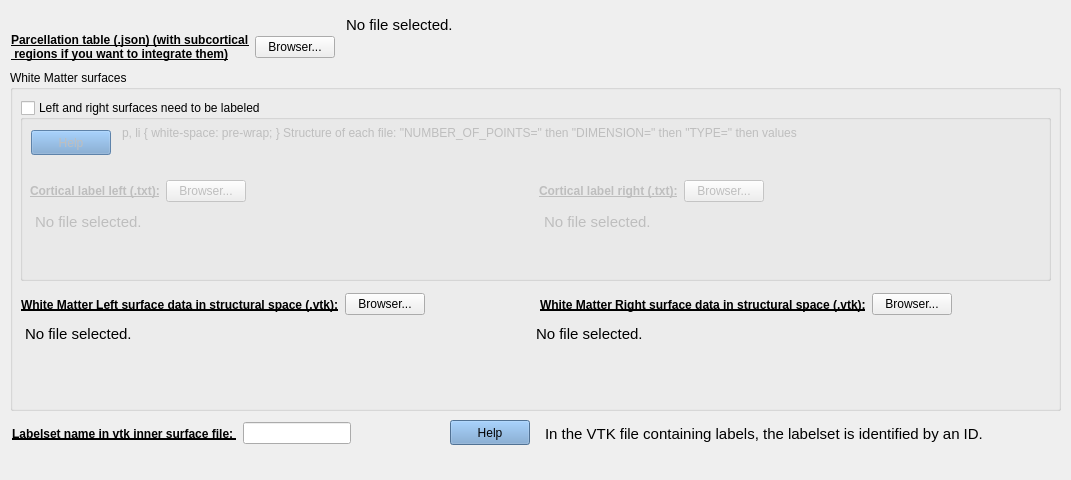
       <widget class="QWidget" name="tab_3">
        <attribute name="title">
         <string>Surface data</string>
        </attribute>
        <widget class="QGroupBox" name="groupBox_14">
         <property name="geometry">
          <rect>
           <x>10</x>
           <y>70</y>
           <width>1051</width>
           <height>341</height>
          </rect>
         </property>
         <property name="title">
          <string>White Matter surfaces</string>
         </property>
         <widget class="QGroupBox" name="surface_already_labeled_groupBox">
          <property name="geometry">
           <rect>
            <x>10</x>
            <y>30</y>
            <width>1031</width>
            <height>181</height>
           </rect>
          </property>
          <property name="title">
           <string>Left and right surfaces need to be labeled</string>
          </property>
          <property name="checkable">
           <bool>true</bool>
          </property>
          <property name="checked">
           <bool>false</bool>
          </property>
          <widget class="QWidget" name="layoutWidget_10">
           <property name="geometry">
            <rect>
             <x>10</x>
             <y>80</y>
             <width>1011</width>
             <height>105</height>
            </rect>
           </property>
           <layout class="QGridLayout" name="gridLayout_11">
            <item row="1" column="0">
             <widget class="QTextEdit" name="cortical_label_left_textEdit">
              <property name="styleSheet">
               <string notr="true">QTextEdit {
	background-color : transparent
}</string>
              </property>
              <property name="readOnly">
               <bool>true</bool>
              </property>
              <property name="html">
               <string>&lt;!DOCTYPE HTML PUBLIC &quot;-//W3C//DTD HTML 4.0//EN&quot; &quot;http://www.w3.org/TR/REC-html40/strict.dtd&quot;&gt;
&lt;html&gt;&lt;head&gt;&lt;meta name=&quot;qrichtext&quot; content=&quot;1&quot; /&gt;&lt;style type=&quot;text/css&quot;&gt;
p, li { white-space: pre-wrap; }
&lt;/style&gt;&lt;/head&gt;&lt;body style=&quot; font-family:'Ubuntu'; font-size:11pt; font-weight:400; font-style:normal;&quot;&gt;
&lt;p style=&quot; margin-top:0px; margin-bottom:0px; margin-left:0px; margin-right:0px; -qt-block-indent:0; text-indent:0px;&quot;&gt;No file selected.&lt;/p&gt;&lt;/body&gt;&lt;/html&gt;</string>
              </property>
             </widget>
            </item>
            <item row="1" column="1">
             <widget class="QTextEdit" name="cortical_label_right_textEdit">
              <property name="styleSheet">
               <string notr="true">QTextEdit {
	background-color : transparent
}</string>
              </property>
              <property name="readOnly">
               <bool>true</bool>
              </property>
              <property name="html">
               <string>&lt;!DOCTYPE HTML PUBLIC &quot;-//W3C//DTD HTML 4.0//EN&quot; &quot;http://www.w3.org/TR/REC-html40/strict.dtd&quot;&gt;
&lt;html&gt;&lt;head&gt;&lt;meta name=&quot;qrichtext&quot; content=&quot;1&quot; /&gt;&lt;style type=&quot;text/css&quot;&gt;
p, li { white-space: pre-wrap; }
&lt;/style&gt;&lt;/head&gt;&lt;body style=&quot; font-family:'Ubuntu'; font-size:11pt; font-weight:400; font-style:normal;&quot;&gt;
&lt;p style=&quot; margin-top:0px; margin-bottom:0px; margin-left:0px; margin-right:0px; -qt-block-indent:0; text-indent:0px;&quot;&gt;No file selected.&lt;/p&gt;&lt;/body&gt;&lt;/html&gt;</string>
              </property>
             </widget>
            </item>
            <item row="0" column="0">
             <layout class="QHBoxLayout" name="horizontalLayout_46">
              <item>
               <widget class="QLabel" name="label_16">
                <property name="font">
                 <font>
                  <weight>75</weight>
                  <bold>true</bold>
                  <underline>true</underline>
                 </font>
                </property>
                <property name="text">
                 <string>Cortical label left (.txt):</string>
                </property>
               </widget>
              </item>
              <item>
               <widget class="QPushButton" name="cortical_label_left_pushButton">
                <property name="text">
                 <string>Browser...</string>
                </property>
               </widget>
              </item>
              <item>
               <spacer name="horizontalSpacer_50">
                <property name="orientation">
                 <enum>Qt::Horizontal</enum>
                </property>
                <property name="sizeHint" stdset="0">
                 <size>
                  <width>40</width>
                  <height>20</height>
                 </size>
                </property>
               </spacer>
              </item>
             </layout>
            </item>
            <item row="0" column="1">
             <layout class="QHBoxLayout" name="horizontalLayout_47">
              <item>
               <widget class="QLabel" name="label_29">
                <property name="font">
                 <font>
                  <weight>75</weight>
                  <bold>true</bold>
                  <underline>true</underline>
                 </font>
                </property>
                <property name="text">
                 <string>Cortical label right (.txt):</string>
                </property>
               </widget>
              </item>
              <item>
               <widget class="QPushButton" name="cortical_label_right_pushButton">
                <property name="text">
                 <string>Browser...</string>
                </property>
               </widget>
              </item>
              <item>
               <spacer name="horizontalSpacer_51">
                <property name="orientation">
                 <enum>Qt::Horizontal</enum>
                </property>
                <property name="sizeHint" stdset="0">
                 <size>
                  <width>40</width>
                  <height>20</height>
                 </size>
                </property>
               </spacer>
              </item>
             </layout>
            </item>
           </layout>
          </widget>
          <widget class="QTextEdit" name="question_cortical_labeled_textEdit">
           <property name="geometry">
            <rect>
             <x>97</x>
             <y>21</y>
             <width>923</width>
             <height>71</height>
            </rect>
           </property>
           <property name="styleSheet">
            <string notr="true">QTextEdit {
	background-color : transparent
}</string>
           </property>
           <property name="html">
            <string>&lt;!DOCTYPE HTML PUBLIC &quot;-//W3C//DTD HTML 4.0//EN&quot; &quot;http://www.w3.org/TR/REC-html40/strict.dtd&quot;&gt;
&lt;html&gt;&lt;head&gt;&lt;meta name=&quot;qrichtext&quot; content=&quot;1&quot; /&gt;&lt;style type=&quot;text/css&quot;&gt;
p, li { white-space: pre-wrap; }
&lt;/style&gt;&lt;/head&gt;&lt;body style=&quot; font-family:'Ubuntu'; font-size:11pt; font-weight:400; font-style:normal;&quot;&gt;
&lt;p style=&quot; margin-top:0px; margin-bottom:0px; margin-left:0px; margin-right:0px; -qt-block-indent:0; text-indent:0px;&quot;&gt;Structure of each file: &amp;quot;NUMBER_OF_POINTS=&amp;quot;  then &amp;quot;DIMENSION=&amp;quot; then &amp;quot;TYPE=&amp;quot; then values&lt;/p&gt;
&lt;p style=&quot;-qt-paragraph-type:empty; margin-top:0px; margin-bottom:0px; margin-left:0px; margin-right:0px; -qt-block-indent:0; text-indent:0px;&quot;&gt;&lt;br /&gt;&lt;/p&gt;
&lt;p style=&quot;-qt-paragraph-type:empty; margin-top:0px; margin-bottom:0px; margin-left:0px; margin-right:0px; -qt-block-indent:0; text-indent:0px;&quot;&gt;&lt;br /&gt;&lt;/p&gt;&lt;/body&gt;&lt;/html&gt;</string>
           </property>
          </widget>
          <widget class="QPushButton" name="question_cortical_labeled_pushButton">
           <property name="geometry">
            <rect>
             <x>11</x>
             <y>30</y>
             <width>80</width>
             <height>25</height>
            </rect>
           </property>
           <property name="styleSheet">
            <string notr="true">QPushButton {
	background-color : rgb(114, 159, 207)
}
</string>
           </property>
           <property name="text">
            <string>Help</string>
           </property>
          </widget>
          <zorder>question_cortical_labeled_textEdit</zorder>
          <zorder>layoutWidget_10</zorder>
          <zorder>question_cortical_labeled_pushButton</zorder>
         </widget>
         <widget class="QWidget" name="layoutWidget">
          <property name="geometry">
           <rect>
            <x>11</x>
            <y>220</y>
            <width>1031</width>
            <height>29</height>
           </rect>
          </property>
          <layout class="QHBoxLayout" name="horizontalLayout_59">
           <item>
            <layout class="QHBoxLayout" name="horizontalLayout_51">
             <item>
              <widget class="QLabel" name="label_44">
               <property name="font">
                <font>
                 <weight>75</weight>
                 <bold>true</bold>
                 <underline>true</underline>
                </font>
               </property>
               <property name="text">
                <string>White Matter Left surface data in structural space (.vtk):</string>
               </property>
              </widget>
             </item>
             <item>
              <widget class="QPushButton" name="WM_L_Surf_pushButton">
               <property name="text">
                <string>Browser...</string>
               </property>
              </widget>
             </item>
             <item>
              <spacer name="horizontalSpacer_6">
               <property name="orientation">
                <enum>Qt::Horizontal</enum>
               </property>
               <property name="sizeHint" stdset="0">
                <size>
                 <width>40</width>
                 <height>20</height>
                </size>
               </property>
              </spacer>
             </item>
            </layout>
           </item>
           <item>
            <layout class="QHBoxLayout" name="horizontalLayout_54">
             <item>
              <widget class="QLabel" name="label_57">
               <property name="font">
                <font>
                 <weight>75</weight>
                 <bold>true</bold>
                 <underline>true</underline>
                </font>
               </property>
               <property name="text">
                <string>White Matter Right surface data in structural space (.vtk):</string>
               </property>
              </widget>
             </item>
             <item>
              <widget class="QPushButton" name="WM_R_Surf_pushButton">
               <property name="text">
                <string>Browser...</string>
               </property>
              </widget>
             </item>
             <item>
              <spacer name="horizontalSpacer_7">
               <property name="orientation">
                <enum>Qt::Horizontal</enum>
               </property>
               <property name="sizeHint" stdset="0">
                <size>
                 <width>40</width>
                 <height>20</height>
                </size>
               </property>
              </spacer>
             </item>
            </layout>
           </item>
          </layout>
         </widget>
         <widget class="QWidget" name="layoutWidget">
          <property name="geometry">
           <rect>
            <x>10</x>
            <y>250</y>
            <width>1031</width>
            <height>81</height>
           </rect>
          </property>
          <layout class="QHBoxLayout" name="horizontalLayout_63">
           <item>
            <widget class="QTextEdit" name="WM_L_Surf_textEdit">
             <property name="maximumSize">
              <size>
               <width>505</width>
               <height>16777215</height>
              </size>
             </property>
             <property name="styleSheet">
              <string notr="true">QTextEdit {
	background-color : transparent
}</string>
             </property>
             <property name="readOnly">
              <bool>true</bool>
             </property>
             <property name="html">
              <string>&lt;!DOCTYPE HTML PUBLIC &quot;-//W3C//DTD HTML 4.0//EN&quot; &quot;http://www.w3.org/TR/REC-html40/strict.dtd&quot;&gt;
&lt;html&gt;&lt;head&gt;&lt;meta name=&quot;qrichtext&quot; content=&quot;1&quot; /&gt;&lt;style type=&quot;text/css&quot;&gt;
p, li { white-space: pre-wrap; }
&lt;/style&gt;&lt;/head&gt;&lt;body style=&quot; font-family:'Ubuntu'; font-size:11pt; font-weight:400; font-style:normal;&quot;&gt;
&lt;p style=&quot; margin-top:0px; margin-bottom:0px; margin-left:0px; margin-right:0px; -qt-block-indent:0; text-indent:0px;&quot;&gt;No file selected.&lt;/p&gt;&lt;/body&gt;&lt;/html&gt;</string>
             </property>
            </widget>
           </item>
           <item>
            <widget class="QTextEdit" name="WM_R_Surf_textEdit">
             <property name="styleSheet">
              <string notr="true">QTextEdit {
	background-color : transparent
}</string>
             </property>
             <property name="readOnly">
              <bool>true</bool>
             </property>
             <property name="html">
              <string>&lt;!DOCTYPE HTML PUBLIC &quot;-//W3C//DTD HTML 4.0//EN&quot; &quot;http://www.w3.org/TR/REC-html40/strict.dtd&quot;&gt;
&lt;html&gt;&lt;head&gt;&lt;meta name=&quot;qrichtext&quot; content=&quot;1&quot; /&gt;&lt;style type=&quot;text/css&quot;&gt;
p, li { white-space: pre-wrap; }
&lt;/style&gt;&lt;/head&gt;&lt;body style=&quot; font-family:'Ubuntu'; font-size:11pt; font-weight:400; font-style:normal;&quot;&gt;
&lt;p style=&quot; margin-top:0px; margin-bottom:0px; margin-left:0px; margin-right:0px; -qt-block-indent:0; text-indent:0px;&quot;&gt;No file selected.&lt;/p&gt;&lt;/body&gt;&lt;/html&gt;</string>
             </property>
             <property name="overwriteMode">
              <bool>true</bool>
             </property>
            </widget>
           </item>
          </layout>
         </widget>
        </widget>
        <widget class="QPushButton" name="question_labelset_name_pushButton">
         <property name="geometry">
          <rect>
           <x>450</x>
           <y>420</y>
           <width>80</width>
           <height>25</height>
          </rect>
         </property>
         <property name="styleSheet">
          <string notr="true">QPushButton {
	background-color : rgb(114, 159, 207)
}
</string>
         </property>
         <property name="text">
          <string>Help</string>
         </property>
        </widget>
        <widget class="QTextEdit" name="question_labelset_name_textEdit">
         <property name="geometry">
          <rect>
           <x>540</x>
           <y>420</y>
           <width>521</width>
           <height>51</height>
          </rect>
         </property>
         <property name="styleSheet">
          <string notr="true">QTextEdit {
	background-color : transparent
}</string>
         </property>
         <property name="html">
          <string>&lt;!DOCTYPE HTML PUBLIC &quot;-//W3C//DTD HTML 4.0//EN&quot; &quot;http://www.w3.org/TR/REC-html40/strict.dtd&quot;&gt;
&lt;html&gt;&lt;head&gt;&lt;meta name=&quot;qrichtext&quot; content=&quot;1&quot; /&gt;&lt;style type=&quot;text/css&quot;&gt;
p, li { white-space: pre-wrap; }
&lt;/style&gt;&lt;/head&gt;&lt;body style=&quot; font-family:'Ubuntu'; font-size:11pt; font-weight:400; font-style:normal;&quot;&gt;
&lt;p style=&quot; margin-top:0px; margin-bottom:0px; margin-left:0px; margin-right:0px; -qt-block-indent:0; text-indent:0px;&quot;&gt;In the VTK file containing labels, the labelset is identified by an ID. &lt;/p&gt;&lt;/body&gt;&lt;/html&gt;</string>
         </property>
        </widget>
        <widget class="QWidget" name="layoutWidget">
         <property name="geometry">
          <rect>
           <x>12</x>
           <y>420</y>
           <width>431</width>
           <height>27</height>
          </rect>
         </property>
         <layout class="QHBoxLayout" name="horizontalLayout_31">
          <item>
           <widget class="QLabel" name="label_23">
            <property name="font">
             <font>
              <weight>75</weight>
              <bold>true</bold>
              <underline>true</underline>
             </font>
            </property>
            <property name="text">
             <string>Labelset name in vtk inner surface file: </string>
            </property>
           </widget>
          </item>
          <item>
           <widget class="QLineEdit" name="labelset_lineEdit">
            <property name="text">
             <string/>
            </property>
           </widget>
          </item>
          <item>
           <spacer name="horizontalSpacer_2">
            <property name="orientation">
             <enum>Qt::Horizontal</enum>
            </property>
            <property name="sizeHint" stdset="0">
             <size>
              <width>40</width>
              <height>20</height>
             </size>
            </property>
           </spacer>
          </item>
         </layout>
        </widget>
        <widget class="QWidget" name="layoutWidget">
         <property name="geometry">
          <rect>
           <x>11</x>
           <y>11</y>
           <width>1051</width>
           <height>72</height>
          </rect>
         </property>
         <layout class="QHBoxLayout" name="horizontalLayout_36">
          <item>
           <widget class="QLabel" name="label_26">
            <property name="font">
             <font>
              <weight>75</weight>
              <bold>true</bold>
              <underline>true</underline>
             </font>
            </property>
            <property name="text">
             <string>Parcellation table (.json) (with subcortical 
 regions if you want to integrate them)</string>
            </property>
           </widget>
          </item>
          <item>
           <widget class="QPushButton" name="PARCELLATION_TABLE_pushButton">
            <property name="text">
             <string>Browser...</string>
            </property>
           </widget>
          </item>
          <item>
           <widget class="QTextEdit" name="PARCELLATION_TABLE_textEdit">
            <property name="styleSheet">
             <string notr="true">QTextEdit {
	background-color : transparent
}
</string>
            </property>
            <property name="readOnly">
             <bool>true</bool>
            </property>
            <property name="html">
             <string>&lt;!DOCTYPE HTML PUBLIC &quot;-//W3C//DTD HTML 4.0//EN&quot; &quot;http://www.w3.org/TR/REC-html40/strict.dtd&quot;&gt;
&lt;html&gt;&lt;head&gt;&lt;meta name=&quot;qrichtext&quot; content=&quot;1&quot; /&gt;&lt;style type=&quot;text/css&quot;&gt;
p, li { white-space: pre-wrap; }
&lt;/style&gt;&lt;/head&gt;&lt;body style=&quot; font-family:'Ubuntu'; font-size:11pt; font-weight:400; font-style:normal;&quot;&gt;
&lt;p style=&quot; margin-top:0px; margin-bottom:0px; margin-left:0px; margin-right:0px; -qt-block-indent:0; text-indent:0px;&quot;&gt;No file selected.&lt;/p&gt;&lt;/body&gt;&lt;/html&gt;</string>
            </property>
           </widget>
          </item>
         </layout>
        </widget>
       </widget>
